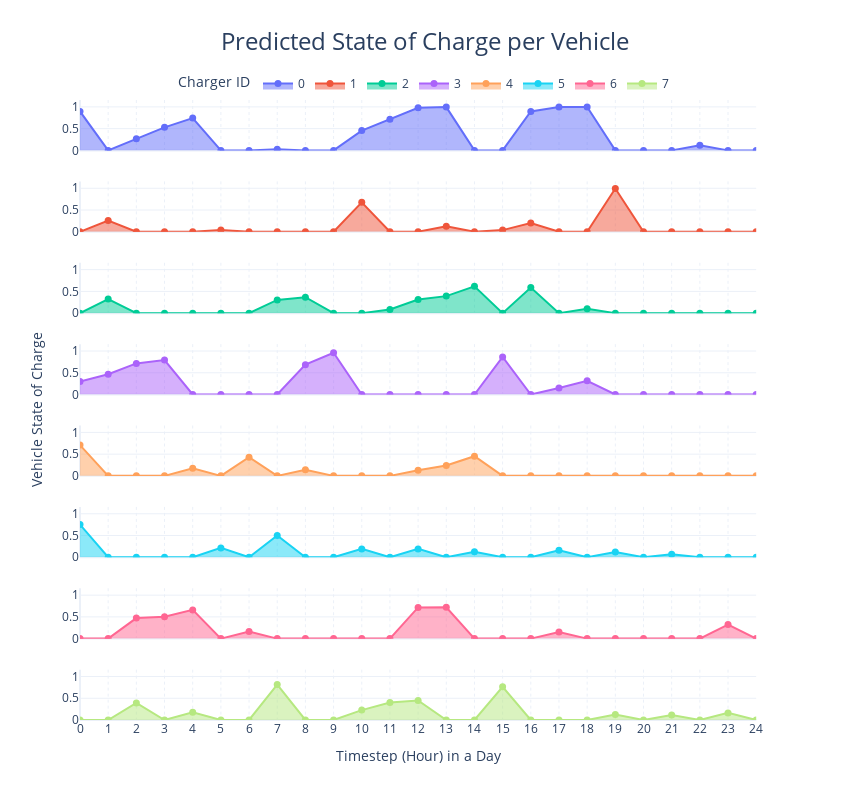

Notebook source saved alongside this figure:
### Code cell
fig = df_predicted_vehicle_soc.plot(kind="area", title="Predicted State of Charge per Vehicle", 
                                    template="plotly_white", y='Vehicle State of Charge', facet_row='Charger ID', 
                                    facet_row_spacing=0.05, color='Charger ID', markers=True, 
                                    labels=dict(index="Timestep (Hour) in a Day", value="", variable=""))
fig.update_yaxes(tickformat="%b", matches='y', title='')
fig.update_xaxes(dtick="M1", tickformat="%b", matches='x', griddash="dot", tickvals=[i for i in range(0, 25, 1)])
fig.update_traces(marker_size=7)
fig.for_each_annotation(lambda a: a.update(text="", font_size=24, y=1.07))
fig.add_annotation(x=-0.08, y=0.5, text="Vehicle State of Charge", textangle=-90, 
                   xref="paper", yref="paper", font_size=14, showarrow=False)
fig.update_layout(height=800, width=850, title=dict(xanchor="center", x=0.5, font_size=24),
                  legend=dict(orientation="h", yanchor="top", y=1.05, xanchor="center", x=0.5))
fig.show()

### Figure 1 — Plotly figure (JSON) as saved in the notebook; plotly's stock layout.template omitted (floating-point values rounded to 4 significant figures)
{"data": [{"fillpattern": {"shape": ""}, "hovertemplate": "Charger ID=0<br>Timestep (Hour) in a Day=%{x}<br>Vehicle State of Charge=%{y}<extra></extra>", "legendgroup": "0", "line": {"color": "#636efa"}, "marker": {"size": 7, "symbol": "circle"}, "mode": "markers+lines", "name": "0", "orientation": "v", "showlegend": true, "stackgroup": "1", "type": "scatter", "x": [0, 1, 2, 3, 4, 5, 6, 7, 8, 9, 10, 11, 12, 13, 14, 15, 16, 17, 18, 19, 20, 21, 22, 23, 24], "xaxis": "x8", "y": [0.895, 0, 0.2646, 0.5291, 0.7416, 0, 0, 0.02605, 0, 0, 0.4553, 0.7166, 0.9778, 0.9945, 0, 0, 0.8955, 0.9948, 0.9997, 0, 0, 0, 0.1178, 0, 0], "yaxis": "y8"}, {"fillpattern": {"shape": ""}, "hovertemplate": "Charger ID=1<br>Timestep (Hour) in a Day=%{x}<br>Vehicle State of Charge=%{y}<extra></extra>", "legendgroup": "1", "line": {"color": "#EF553B"}, "marker": {"size": 7, "symbol": "circle"}, "mode": "markers+lines", "name": "1", "orientation": "v", "showlegend": true, "stackgroup": "1", "type": "scatter", "x": [0, 1, 2, 3, 4, 5, 6, 7, 8, 9, 10, 11, 12, 13, 14, 15, 16, 17, 18, 19, 20, 21, 22, 23, 24], "xaxis": "x7", "y": [0, 0.2578, 0, 0, 0, 0.03919, 0, 0, 0, 0, 0.6761, 0, 0, 0.1242, 0, 0.03768, 0.2022, 0, 0, 0.9936, 0, 0, 0, 0, 0], "yaxis": "y7"}, {"fillpattern": {"shape": ""}, "hovertemplate": "Charger ID=2<br>Timestep (Hour) in a Day=%{x}<br>Vehicle State of Charge=%{y}<extra></extra>", "legendgroup": "2", "line": {"color": "#00cc96"}, "marker": {"size": 7, "symbol": "circle"}, "mode": "markers+lines", "name": "2", "orientation": "v", "showlegend": true, "stackgroup": "1", "type": "scatter", "x": [0, 1, 2, 3, 4, 5, 6, 7, 8, 9, 10, 11, 12, 13, 14, 15, 16, 17, 18, 19, 20, 21, 22, 23, 24], "xaxis": "x6", "y": [0, 0.3239, 0, 0, 0, 0, 0, 0.3032, 0.3649, 0, 0, 0.08552, 0.3128, 0.3909, 0.6173, 0, 0.5877, 0, 0.09989, 0, 0, 0, 0, 0, 0], "yaxis": "y6"}, {"fillpattern": {"shape": ""}, "hovertemplate": "Charger ID=3<br>Timestep (Hour) in a Day=%{x}<br>Vehicle State of Charge=%{y}<extra></extra>", "legendgroup": "3", "line": {"color": "#ab63fa"}, "marker": {"size": 7, "symbol": "circle"}, "mode": "markers+lines", "name": "3", "orientation": "v", "showlegend": true, "stackgroup": "1", "type": "scatter", "x": [0, 1, 2, 3, 4, 5, 6, 7, 8, 9, 10, 11, 12, 13, 14, 15, 16, 17, 18, 19, 20, 21, 22, 23, 24], "xaxis": "x5", "y": [0.2978, 0.4663, 0.7145, 0.7919, 0, 0, 0, 0, 0.6861, 0.9608, 0, 0, 0, 0, 0, 0.8623, 0, 0.1479, 0.3154, 0, 0, 0, 0, 0, 0], "yaxis": "y5"}, {"fillpattern": {"shape": ""}, "hovertemplate": "Charger ID=4<br>Timestep (Hour) in a Day=%{x}<br>Vehicle State of Charge=%{y}<extra></extra>", "legendgroup": "4", "line": {"color": "#FFA15A"}, "marker": {"size": 7, "symbol": "circle"}, "mode": "markers+lines", "name": "4", "orientation": "v", "showlegend": true, "stackgroup": "1", "type": "scatter", "x": [0, 1, 2, 3, 4, 5, 6, 7, 8, 9, 10, 11, 12, 13, 14, 15, 16, 17, 18, 19, 20, 21, 22, 23, 24], "xaxis": "x4", "y": [0.7071, 0, 0, 0, 0.1734, 0, 0.4286, 0, 0.143, 0, 0, 0, 0.1274, 0.2374, 0.4518, 0, 0, 0, 0, 0, 0, 0, 0, 0, 0], "yaxis": "y4"}, {"fillpattern": {"shape": ""}, "hovertemplate": "Charger ID=5<br>Timestep (Hour) in a Day=%{x}<br>Vehicle State of Charge=%{y}<extra></extra>", "legendgroup": "5", "line": {"color": "#19d3f3"}, "marker": {"size": 7, "symbol": "circle"}, "mode": "markers+lines", "name": "5", "orientation": "v", "showlegend": true, "stackgroup": "1", "type": "scatter", "x": [0, 1, 2, 3, 4, 5, 6, 7, 8, 9, 10, 11, 12, 13, 14, 15, 16, 17, 18, 19, 20, 21, 22, 23, 24], "xaxis": "x3", "y": [0.7516, 0, 0, 0, 0, 0.2143, 0, 0.4992, 0, 0, 0.1917, 0, 0.1917, 0, 0.1279, 0, 0, 0.1588, 0, 0.1188, 0, 0.06779, 0, 0, 0], "yaxis": "y3"}, {"fillpattern": {"shape": ""}, "hovertemplate": "Charger ID=6<br>Timestep (Hour) in a Day=%{x}<br>Vehicle State of Charge=%{y}<extra></extra>", "legendgroup": "6", "line": {"color": "#FF6692"}, "marker": {"size": 7, "symbol": "circle"}, "mode": "markers+lines", "name": "6", "orientation": "v", "showlegend": true, "stackgroup": "1", "type": "scatter", "x": [0, 1, 2, 3, 4, 5, 6, 7, 8, 9, 10, 11, 12, 13, 14, 15, 16, 17, 18, 19, 20, 21, 22, 23, 24], "xaxis": "x2", "y": [0, 0, 0.4727, 0.5046, 0.6605, 0, 0.1631, 0, 0, 0, 0, 0, 0.7175, 0.7201, 0, 0, 0, 0.1534, 0, 0, 0, 0, 0, 0.3247, 0], "yaxis": "y2"}, {"fillpattern": {"shape": ""}, "hovertemplate": "Charger ID=7<br>Timestep (Hour) in a Day=%{x}<br>Vehicle State of Charge=%{y}<extra></extra>", "legendgroup": "7", "line": {"color": "#B6E880"}, "marker": {"size": 7, "symbol": "circle"}, "mode": "markers+lines", "name": "7", "orientation": "v", "showlegend": true, "stackgroup": "1", "type": "scatter", "x": [0, 1, 2, 3, 4, 5, 6, 7, 8, 9, 10, 11, 12, 13, 14, 15, 16, 17, 18, 19, 20, 21, 22, 23, 24], "xaxis": "x", "y": [0, 0, 0.391, 0, 0.1786, 0, 0, 0.814, 0, 0, 0.2272, 0.4042, 0.449, 0, 0, 0.764, 0, 0, 0, 0.1254, 0, 0.1131, 0, 0.1635, 0], "yaxis": "y"}], "layout": {"annotations": [{"font": {"size": 24}, "showarrow": false, "text": "", "textangle": 90, "x": 0.98, "xanchor": "left", "xref": "paper", "y": 1.07, "yanchor": "middle", "yref": "paper"}, {"font": {"size": 24}, "showarrow": false, "text": "", "textangle": 90, "x": 0.98, "xanchor": "left", "xref": "paper", "y": 1.07, "yanchor": "middle", "yref": "paper"}, {"font": {"size": 24}, "showarrow": false, "text": "", "textangle": 90, "x": 0.98, "xanchor": "left", "xref": "paper", "y": 1.07, "yanchor": "middle", "yref": "paper"}, {"font": {"size": 24}, "showarrow": false, "text": "", "textangle": 90, "x": 0.98, "xanchor": "left", "xref": "paper", "y": 1.07, "yanchor": "middle", "yref": "paper"}, {"font": {"size": 24}, "showarrow": false, "text": "", "textangle": 90, "x": 0.98, "xanchor": "left", "xref": "paper", "y": 1.07, "yanchor": "middle", "yref": "paper"}, {"font": {"size": 24}, "showarrow": false, "text": "", "textangle": 90, "x": 0.98, "xanchor": "left", "xref": "paper", "y": 1.07, "yanchor": "middle", "yref": "paper"}, {"font": {"size": 24}, "showarrow": false, "text": "", "textangle": 90, "x": 0.98, "xanchor": "left", "xref": "paper", "y": 1.07, "yanchor": "middle", "yref": "paper"}, {"font": {"size": 24}, "showarrow": false, "text": "", "textangle": 90, "x": 0.98, "xanchor": "left", "xref": "paper", "y": 1.07, "yanchor": "middle", "yref": "paper"}, {"font": {"size": 14}, "showarrow": false, "text": "Vehicle State of Charge", "textangle": -90, "x": -0.08, "xref": "paper", "y": 0.5, "yref": "paper"}], "height": 800, "legend": {"orientation": "h", "title": {"text": "Charger ID"}, "tracegroupgap": 0, "x": 0.5, "xanchor": "center", "y": 1.05, "yanchor": "top"}, "title": {"font": {"size": 24}, "text": "Predicted State of Charge per Vehicle", "x": 0.5, "xanchor": "center"}, "width": 850, "xaxis": {"anchor": "y", "domain": [0, 0.98], "dtick": "M1", "griddash": "dot", "matches": "x", "tickformat": "%b", "tickvals": [0, 1, 2, 3, 4, 5, 6, 7, 8, 9, 10, 11, 12, 13, 14, 15, 16, 17, 18, 19, 20, 21, 22, 23, 24], "title": {"text": "Timestep (Hour) in a Day"}}, "xaxis2": {"anchor": "y2", "domain": [0, 0.98], "dtick": "M1", "griddash": "dot", "matches": "x", "showticklabels": false, "tickformat": "%b", "tickvals": [0, 1, 2, 3, 4, 5, 6, 7, 8, 9, 10, 11, 12, 13, 14, 15, 16, 17, 18, 19, 20, 21, 22, 23, 24]}, "xaxis3": {"anchor": "y3", "domain": [0, 0.98], "dtick": "M1", "griddash": "dot", "matches": "x", "showticklabels": false, "tickformat": "%b", "tickvals": [0, 1, 2, 3, 4, 5, 6, 7, 8, 9, 10, 11, 12, 13, 14, 15, 16, 17, 18, 19, 20, 21, 22, 23, 24]}, "xaxis4": {"anchor": "y4", "domain": [0, 0.98], "dtick": "M1", "griddash": "dot", "matches": "x", "showticklabels": false, "tickformat": "%b", "tickvals": [0, 1, 2, 3, 4, 5, 6, 7, 8, 9, 10, 11, 12, 13, 14, 15, 16, 17, 18, 19, 20, 21, 22, 23, 24]}, "xaxis5": {"anchor": "y5", "domain": [0, 0.98], "dtick": "M1", "griddash": "dot", "matches": "x", "showticklabels": false, "tickformat": "%b", "tickvals": [0, 1, 2, 3, 4, 5, 6, 7, 8, 9, 10, 11, 12, 13, 14, 15, 16, 17, 18, 19, 20, 21, 22, 23, 24]}, "xaxis6": {"anchor": "y6", "domain": [0, 0.98], "dtick": "M1", "griddash": "dot", "matches": "x", "showticklabels": false, "tickformat": "%b", "tickvals": [0, 1, 2, 3, 4, 5, 6, 7, 8, 9, 10, 11, 12, 13, 14, 15, 16, 17, 18, 19, 20, 21, 22, 23, 24]}, "xaxis7": {"anchor": "y7", "domain": [0, 0.98], "dtick": "M1", "griddash": "dot", "matches": "x", "showticklabels": false, "tickformat": "%b", "tickvals": [0, 1, 2, 3, 4, 5, 6, 7, 8, 9, 10, 11, 12, 13, 14, 15, 16, 17, 18, 19, 20, 21, 22, 23, 24]}, "xaxis8": {"anchor": "y8", "domain": [0, 0.98], "dtick": "M1", "griddash": "dot", "matches": "x", "showticklabels": false, "tickformat": "%b", "tickvals": [0, 1, 2, 3, 4, 5, 6, 7, 8, 9, 10, 11, 12, 13, 14, 15, 16, 17, 18, 19, 20, 21, 22, 23, 24]}, "yaxis": {"anchor": "x", "domain": [0, 0.08125], "matches": "y", "tickformat": "%b", "title": {"text": ""}}, "yaxis2": {"anchor": "x2", "domain": [0.1312, 0.2125], "matches": "y", "tickformat": "%b", "title": {"text": ""}}, "yaxis3": {"anchor": "x3", "domain": [0.2625, 0.3437], "matches": "y", "tickformat": "%b", "title": {"text": ""}}, "yaxis4": {"anchor": "x4", "domain": [0.3937, 0.475], "matches": "y", "tickformat": "%b", "title": {"text": ""}}, "yaxis5": {"anchor": "x5", "domain": [0.525, 0.6062], "matches": "y", "tickformat": "%b", "title": {"text": ""}}, "yaxis6": {"anchor": "x6", "domain": [0.6562, 0.7375], "matches": "y", "tickformat": "%b", "title": {"text": ""}}, "yaxis7": {"anchor": "x7", "domain": [0.7875, 0.8687], "matches": "y", "tickformat": "%b", "title": {"text": ""}}, "yaxis8": {"anchor": "x8", "domain": [0.9187, 1], "matches": "y", "tickformat": "%b", "title": {"text": ""}}}}
